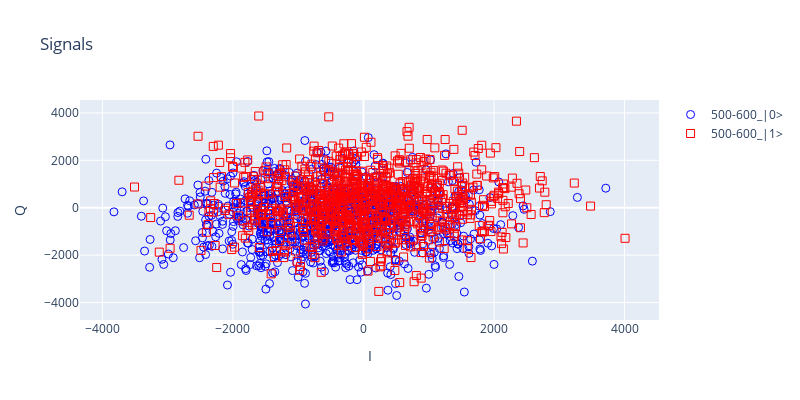
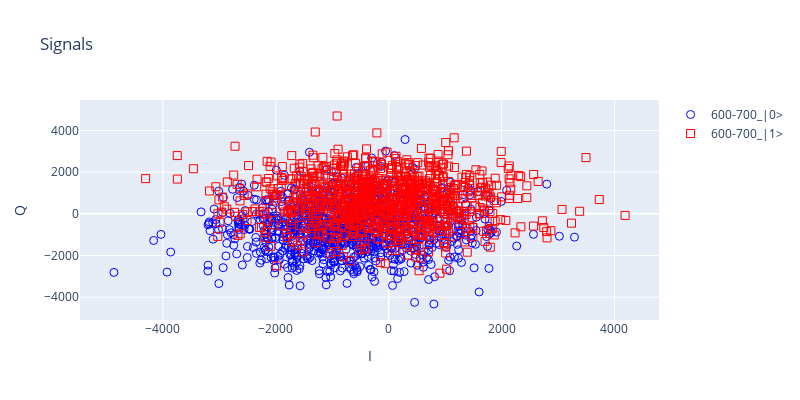
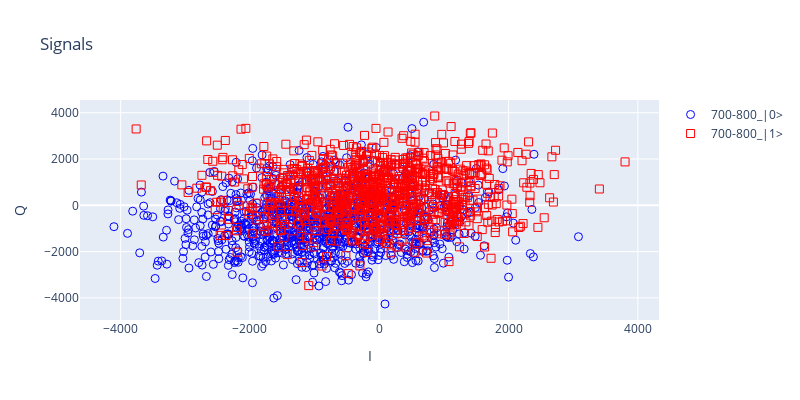
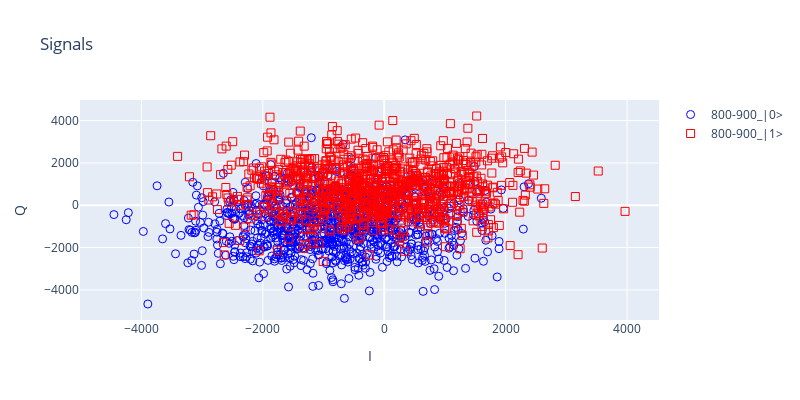

Write notebook code for charts like these, in order.
### Code cell
# plotCluster(random0[:,0], random0[:,1], random1[:,0], random1[:,1], random0[:, 2], random0[:, 3], random1[:,2], random1[:,3],random0[:, 4], random0[:, 5], random1[:,4], random1[:,5])
plotCluster(random0[:,0], random0[:,1], random1[:,0], random1[:,1],'500-600_|0>', '500-600_|1>').show()
plotCluster(random0[:, 2], random0[:, 3], random1[:,2], random1[:,3],'600-700_|0>', '600-700_|1>').show()
plotCluster(random0[:, 4], random0[:, 5], random1[:,4], random1[:,5],'700-800_|0>', '700-800_|1>').show()
plotCluster(random0[:,6], random0[:,7], random1[:,6], random1[:,7],'800-900_|0>', '800-900_|1>').show()
plotCluster(random0[:, 8], random0[:, 9], random1[:,8], random1[:,9],'900-1000_|0>', '900-1000_|1>').show()
# plotCluster(np.sum(state0[selected_indices,1700:3700, 0],axis=1), np.sum(state0[selected_indices,1700:3700, 1],axis=1), np.sum(state1[selected_indices,1700:3700,0],axis=1), np.sum(state1[selected_indices,1700:3700,1],axis=1),'900-1000_|0>', '900-1000_|1>').show()

### Figure 1 — Plotly figure (JSON) as saved in the notebook; plotly's stock layout.template omitted (floating-point values rounded to 4 significant figures; data arrays with more than 128 entries replaced by an {"elided": "..."} marker saying what was removed)
{"data": [{"line": {"color": "blue"}, "marker": {"size": 8, "symbol": "circle-open"}, "mode": "markers", "name": "500-600_|0>", "type": "scatter", "x": {"elided": "1000 float values"}, "y": {"elided": "1000 float values"}}, {"line": {"color": "red"}, "marker": {"size": 8, "symbol": "square-open"}, "mode": "markers", "name": "500-600_|1>", "type": "scatter", "x": {"elided": "1000 float values"}, "y": {"elided": "1000 float values"}}], "layout": {"height": 400, "showlegend": true, "title": {"text": "Signals"}, "width": 800, "xaxis": {"anchor": "y", "domain": [0, 1], "title": {"text": "I"}}, "yaxis": {"anchor": "x", "domain": [0, 1], "title": {"text": "Q"}}}}

### Figure 2 — Plotly figure (JSON) as saved in the notebook; plotly's stock layout.template omitted (floating-point values rounded to 4 significant figures; data arrays with more than 128 entries replaced by an {"elided": "..."} marker saying what was removed)
{"data": [{"line": {"color": "blue"}, "marker": {"size": 8, "symbol": "circle-open"}, "mode": "markers", "name": "600-700_|0>", "type": "scatter", "x": {"elided": "1000 float values"}, "y": {"elided": "1000 float values"}}, {"line": {"color": "red"}, "marker": {"size": 8, "symbol": "square-open"}, "mode": "markers", "name": "600-700_|1>", "type": "scatter", "x": {"elided": "1000 float values"}, "y": {"elided": "1000 float values"}}], "layout": {"height": 400, "showlegend": true, "title": {"text": "Signals"}, "width": 800, "xaxis": {"anchor": "y", "domain": [0, 1], "title": {"text": "I"}}, "yaxis": {"anchor": "x", "domain": [0, 1], "title": {"text": "Q"}}}}

### Figure 3 — Plotly figure (JSON) as saved in the notebook; plotly's stock layout.template omitted (floating-point values rounded to 4 significant figures; data arrays with more than 128 entries replaced by an {"elided": "..."} marker saying what was removed)
{"data": [{"line": {"color": "blue"}, "marker": {"size": 8, "symbol": "circle-open"}, "mode": "markers", "name": "700-800_|0>", "type": "scatter", "x": {"elided": "1000 float values"}, "y": {"elided": "1000 float values"}}, {"line": {"color": "red"}, "marker": {"size": 8, "symbol": "square-open"}, "mode": "markers", "name": "700-800_|1>", "type": "scatter", "x": {"elided": "1000 float values"}, "y": {"elided": "1000 float values"}}], "layout": {"height": 400, "showlegend": true, "title": {"text": "Signals"}, "width": 800, "xaxis": {"anchor": "y", "domain": [0, 1], "title": {"text": "I"}}, "yaxis": {"anchor": "x", "domain": [0, 1], "title": {"text": "Q"}}}}

### Figure 4 — Plotly figure (JSON) as saved in the notebook; plotly's stock layout.template omitted (floating-point values rounded to 4 significant figures; data arrays with more than 128 entries replaced by an {"elided": "..."} marker saying what was removed)
{"data": [{"line": {"color": "blue"}, "marker": {"size": 8, "symbol": "circle-open"}, "mode": "markers", "name": "800-900_|0>", "type": "scatter", "x": {"elided": "1000 float values"}, "y": {"elided": "1000 float values"}}, {"line": {"color": "red"}, "marker": {"size": 8, "symbol": "square-open"}, "mode": "markers", "name": "800-900_|1>", "type": "scatter", "x": {"elided": "1000 float values"}, "y": {"elided": "1000 float values"}}], "layout": {"height": 400, "showlegend": true, "title": {"text": "Signals"}, "width": 800, "xaxis": {"anchor": "y", "domain": [0, 1], "title": {"text": "I"}}, "yaxis": {"anchor": "x", "domain": [0, 1], "title": {"text": "Q"}}}}
